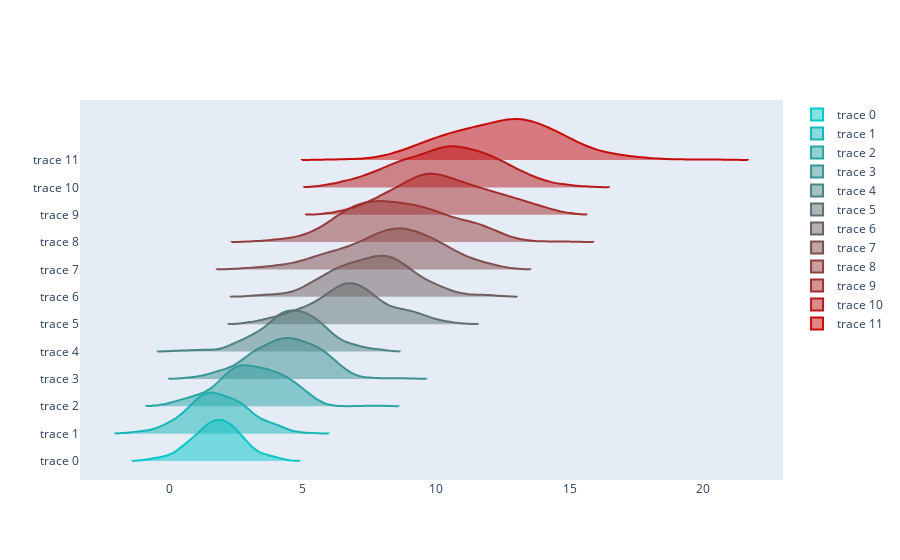

The notebook cell this image was saved under:
### Code cell
import plotly.graph_objects as go
import numpy as np
np.random.seed(1)

# 12 sets of normal distributed random data, with increasing mean and standard deviation
data = (np.linspace(1, 2, 12)[:, np.newaxis] * np.random.randn(12, 200) +
            (np.arange(12) + 2 * np.random.random(12))[:, np.newaxis])

colors = n_colors('rgb(5, 200, 200)', 'rgb(200, 10, 10)', 12, colortype='rgb')

fig = go.Figure()
for data_line, color in zip(data, colors):
    fig.add_trace(go.Violin(x=data_line, line_color=color))

fig.update_traces(orientation='h', side='positive', width=3, points=False)
fig.update_layout(xaxis_showgrid=False, xaxis_zeroline=False)
fig.show()

### Figure 1 — Plotly figure (JSON) as saved in the notebook; plotly's stock layout.template omitted (floating-point values rounded to 4 significant figures; data arrays with more than 128 entries replaced by an {"elided": "..."} marker saying what was removed)
{"data": [{"line": {"color": "rgb(5.0, 200.0, 200.0)"}, "orientation": "h", "points": false, "side": "positive", "type": "violin", "width": 3, "x": {"elided": "200 float values"}}, {"line": {"color": "rgb(22.727272727272727, 182.72727272727272, 182.72727272727272)"}, "orientation": "h", "points": false, "side": "positive", "type": "violin", "width": 3, "x": {"elided": "200 float values"}}, {"line": {"color": "rgb(40.45454545454545, 165.45454545454544, 165.45454545454544)"}, "orientation": "h", "points": false, "side": "positive", "type": "violin", "width": 3, "x": {"elided": "200 float values"}}, {"line": {"color": "rgb(58.18181818181818, 148.1818181818182, 148.1818181818182)"}, "orientation": "h", "points": false, "side": "positive", "type": "violin", "width": 3, "x": {"elided": "200 float values"}}, {"line": {"color": "rgb(75.9090909090909, 130.9090909090909, 130.9090909090909)"}, "orientation": "h", "points": false, "side": "positive", "type": "violin", "width": 3, "x": {"elided": "200 float values"}}, {"line": {"color": "rgb(93.63636363636363, 113.63636363636363, 113.63636363636363)"}, "orientation": "h", "points": false, "side": "positive", "type": "violin", "width": 3, "x": {"elided": "200 float values"}}, {"line": {"color": "rgb(111.36363636363636, 96.36363636363636, 96.36363636363636)"}, "orientation": "h", "points": false, "side": "positive", "type": "violin", "width": 3, "x": {"elided": "200 float values"}}, {"line": {"color": "rgb(129.0909090909091, 79.0909090909091, 79.0909090909091)"}, "orientation": "h", "points": false, "side": "positive", "type": "violin", "width": 3, "x": {"elided": "200 float values"}}, {"line": {"color": "rgb(146.8181818181818, 61.81818181818181, 61.81818181818181)"}, "orientation": "h", "points": false, "side": "positive", "type": "violin", "width": 3, "x": {"elided": "200 float values"}}, {"line": {"color": "rgb(164.54545454545453, 44.54545454545453, 44.54545454545453)"}, "orientation": "h", "points": false, "side": "positive", "type": "violin", "width": 3, "x": {"elided": "200 float values"}}, {"line": {"color": "rgb(182.27272727272725, 27.272727272727252, 27.272727272727252)"}, "orientation": "h", "points": false, "side": "positive", "type": "violin", "width": 3, "x": {"elided": "200 float values"}}, {"line": {"color": "rgb(200.0, 10.0, 10.0)"}, "orientation": "h", "points": false, "side": "positive", "type": "violin", "width": 3, "x": {"elided": "200 float values"}}], "layout": {"xaxis": {"showgrid": false, "zeroline": false}}}
